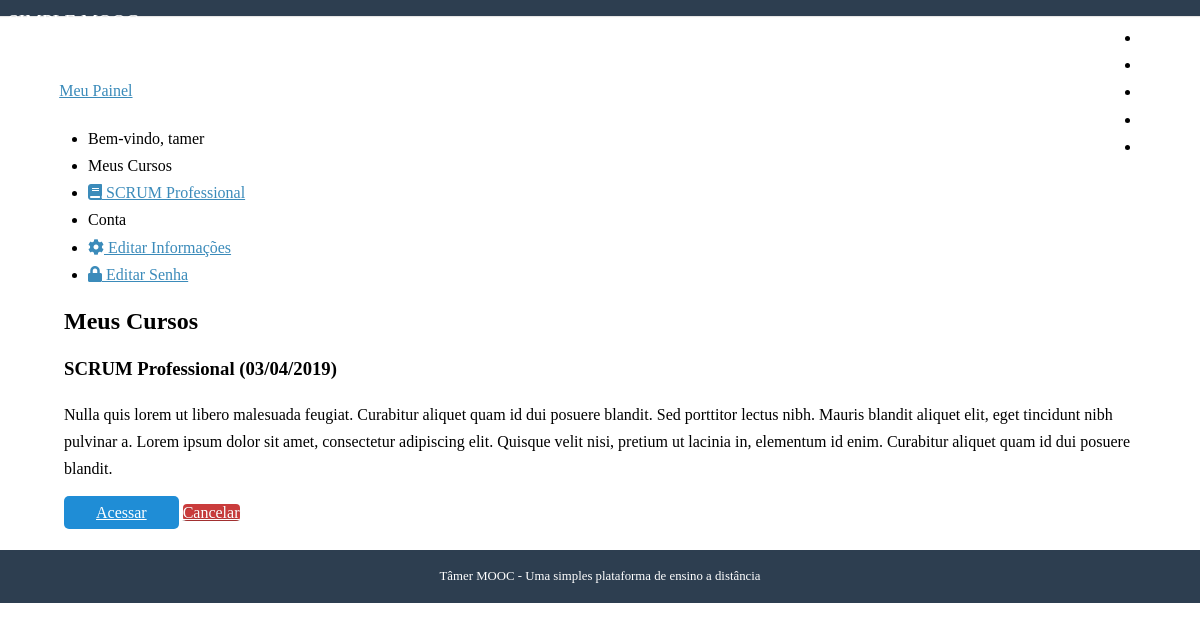
Page /conta/ (signed in) on the earlier database version.
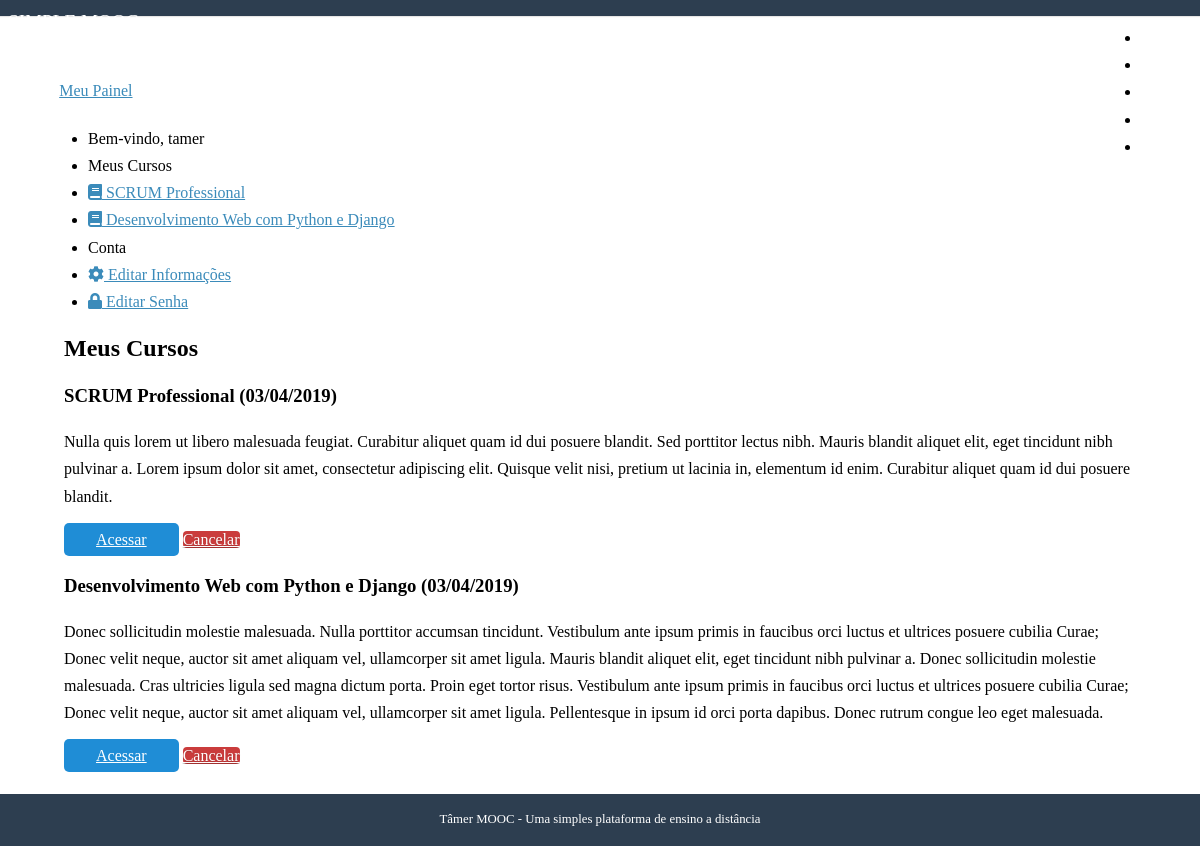
Same page on the later database version.
### courses/models.py (models this page shows, shortened)
class Enrollment(models.Model):
    STATUS_CHOICE = (
        (0, 'Pendente'), (1, 'Aprovado'), (2, 'Cancelado'),
    )
    user          = models.ForeignKey(
        settings.AUTH_USER_MODEL, verbose_name='Usuário', related_name='enrollments', on_delete=models.NOT_PROVIDED
    )
    course        = models.ForeignKey(
        Course, verbose_name='Curso', related_name='enrollments', on_delete=models.NOT_PROVIDED
    )
    status        = models.IntegerField(
        'Situação', choices=STATUS_CHOICE, default=0, blank=True
    )
    created_at    = models.DateTimeField('Criado em', auto_now_add=True)
    apdated_at    = models.DateTimeField('Atualizado em', auto_now = True)
    class Meta:
        verbose_name        = 'Inscrição'
        verbose_name_plural = 'Inscrições'
        unique_together     = (('user', 'course'),)

class Course(models.Model):
    name          = models.CharField('Nome', max_length = 100)
    slug          = models.SlugField('Atalho')
    about         = models.CharField('Descrição breve', blank = True, max_length = 250)
    description   = models.TextField('Descrição completa', blank = True)
    start_date    = models.DateField(
        'Data de Início', null = True, blank = True
    )                                                                           #blank = True diz que não é obrigatório preender
    image         = models.ImageField(
        upload_to = 'courses/images', verbose_name = 'Imagem', null = True, blank = True
    )
    created_at    = models.DateTimeField('Criado em', auto_now_add=True)
    updated_at    = models.DateTimeField('Atualizado em', auto_now=True)
    objects       = CourseManager()
    def __str__(self):
        return(self.name)
    class Meta:
        verbose_name        = 'Curso'
        verbose_name_plural = 'Cursos'
        ordering            = ['name']

### accounts/views.py (the view)
# urls.py: path('', views.dashboard, name='dashboard' ),
@login_required
def dashboard(request):
    template_name = 'dashboard.html'
    context = {}
    context['enrollments'] = Enrollment.objects.filter(user=request.user)
    return render(request, template_name, context)

### accounts/models.py (called while the page is built)
    def __str__(self):
        return self.name or self.username

### courses/templatetags/courses_tags.py (called while the page is built)
@register.simple_tag
def load_my_courses(user):
    return Enrollment.objects.filter(user=user)

### accounts/templates/dashboard.html
{% extends "base.html" %}
{% load courses_tags %}
{% block content %}
{% load_my_courses user as enrollments %}
<div class="pure-g-r content-ribbon">
    <div class="pure-u-1">
        <ul class="breadcrumb">
            {% block breadcrumb %}
            <li><a href="{% url 'accounts:dashboard' %}">Meu Painel</a></li>
            {% endblock %}
        </ul>
    </div>
    <div class="pure-u-1-3">
        <div class="pure-menu pure-menu-open">
            <ul>
                <li class= "pure-menu-heading">Bem-vindo, {{ user }}</li>
                {% block menu_options %}
                    <li class="pure-menu-heading">Meus Cursos</li>
                    {% for enrollment in enrollments %}
                        <li><a href="{% url 'courses:announcements' enrollment.course.slug %}">
                            <i class="fas fa-book"></i> {{ enrollment.course }}</a></li>
                        {% empty %}
                            <li>Nenhum curso disponível</li>
                    {% endfor %}
                    <li class="pure-menu-heading"> Conta </li>
                    <li><a href="{% url 'accounts:edit' %}"><i class="fas fa-cog"></i> Editar Informações </a></li>
                    <li><a href="{% url 'accounts:edit_password' %}"><i class="fas fa-lock"></i> Editar Senha</a></li>
                {% endblock %}
            </ul>
        </div>
    </div>
    <div class="pure-u-2-3">
        <div class="inner">
            {% block dashboard_content %}
            <h2>Meus Cursos</h2>
            <div class="well">
                {% for enrollment in enrollments %}
                <h3>{{ enrollment.course }} ({{ enrollment.course.start_date|date:'d/m/Y'|default:'Sem data' }})</h3>
                {{ enrollment.course.description|linebreaks }}
                <div class="pure-controls">
                    <a href="{% url 'courses:announcements' enrollment.course.slug %}" class="pure-button pure-button-primary">Acessar</a>
                    <a href="{% url 'courses:undo_enrollment' enrollment.course.slug %}" class="button-error pure-button">Cancelar</a>
                </div>
            </div>
            {% empty %}
            <aside class="pure-u-1">
                <p>Nenhum curso inscrito</p>
            </aside>
            {% endfor %}
            {% endblock %}
        </div>
    </div>
</div>
{% endblock %}

Differences in the rows shown:
added Enrollment: course "Desenvolvimento Web com Python e Django", course.start_date "03/04/2019", course.description "Donec sollicitudin molestie malesuada. Nulla porttitor accumsan tincidunt. Vestibulum ante ipsum primis in faucibus orci luctus et ultrices posuere cubilia Curae; Donec velit neque, auctor sit amet aliquam vel, ullamcorper sit amet ligula. Mauris blandit aliquet elit, eget tincidunt nibh pulvinar a. Donec sollicitudin molestie malesuada. Cras ultricies ligula sed magna dictum porta. Proin eget tortor risus. Vestibulum ante ipsum primis in faucibus orci luctus et ultrices posuere cubilia Curae; Donec velit neque, auctor sit amet aliquam vel, ullamcorper sit amet ligula. Pellentesque in ipsum id orci porta dapibus. Donec rutrum congue leo eget malesuada."
